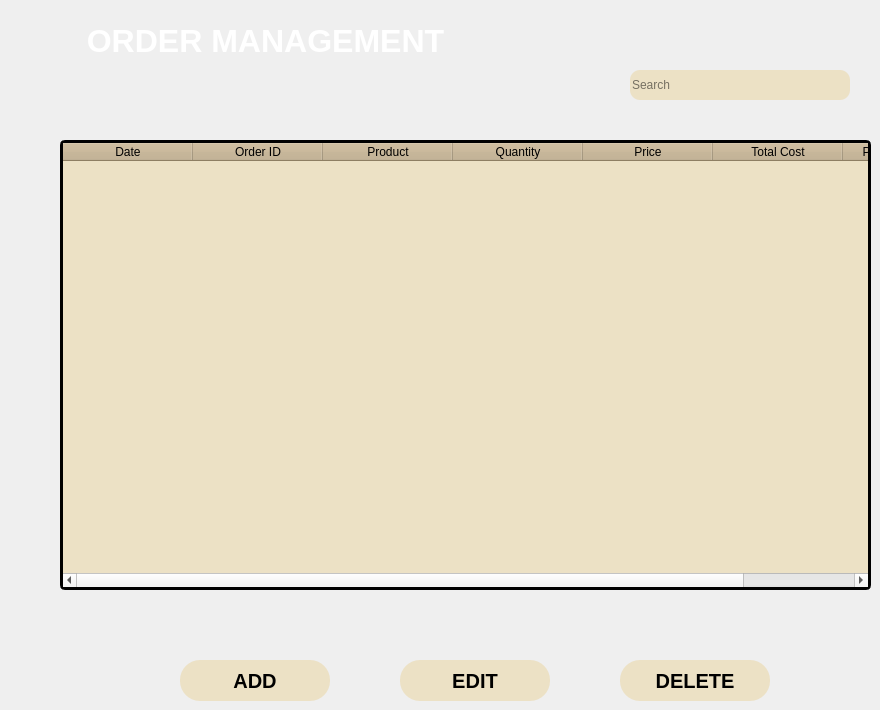
            <widget class="QWidget" name="OrderPage">
             <widget class="QLabel" name="ordericon_label">
              <property name="geometry">
               <rect>
                <x>30</x>
                <y>10</y>
                <width>50</width>
                <height>56</height>
               </rect>
              </property>
              <property name="text">
               <string/>
              </property>
              <property name="pixmap">
               <pixmap resource="resources.qrc">:/newPrefix/icons8-order-management-64 (1) 1.png</pixmap>
              </property>
              <property name="scaledContents">
               <bool>false</bool>
              </property>
             </widget>
             <widget class="QLabel" name="order_label">
              <property name="geometry">
               <rect>
                <x>80</x>
                <y>20</y>
                <width>371</width>
                <height>41</height>
               </rect>
              </property>
              <property name="styleSheet">
               <string notr="true">background-color: transparent;
font-size: 32px;
color: #FFFFFF;
font: &quot;Inter&quot;;
font-weight: bold;
</string>
              </property>
              <property name="text">
               <string>ORDER MANAGEMENT</string>
              </property>
              <property name="alignment">
               <set>Qt::AlignCenter</set>
              </property>
             </widget>
             <widget class="QLineEdit" name="Search2">
              <property name="geometry">
               <rect>
                <x>630</x>
                <y>70</y>
                <width>220</width>
                <height>30</height>
               </rect>
              </property>
              <property name="font">
               <font>
                <family>Microsoft YaHei UI</family>
                <pointsize>9</pointsize>
               </font>
              </property>
              <property name="styleSheet">
               <string notr="true">background-color:#ECE1C5;
border-radius:10px;</string>
              </property>
              <property name="text">
               <string/>
              </property>
              <property name="alignment">
               <set>Qt::AlignJustify|Qt::AlignVCenter</set>
              </property>
              <property name="dragEnabled">
               <bool>true</bool>
              </property>
              <property name="readOnly">
               <bool>false</bool>
              </property>
              <property name="placeholderText">
               <string>Search</string>
              </property>
              <property name="clearButtonEnabled">
               <bool>false</bool>
              </property>
             </widget>
             <widget class="QLabel" name="searchicon_label">
              <property name="geometry">
               <rect>
                <x>820</x>
                <y>70</y>
                <width>30</width>
                <height>30</height>
               </rect>
              </property>
              <property name="text">
               <string/>
              </property>
              <property name="pixmap">
               <pixmap resource="resources.qrc">:/newPrefix/icons8-search-24.png</pixmap>
              </property>
              <property name="alignment">
               <set>Qt::AlignCenter</set>
              </property>
             </widget>
             <widget class="QPushButton" name="Add_4">
              <property name="geometry">
               <rect>
                <x>180</x>
                <y>660</y>
                <width>150</width>
                <height>41</height>
               </rect>
              </property>
              <property name="styleSheet">
               <string notr="true">
QPushButton{
background-color:#ECE1C5;
border-radius:20px;
font-size: 20px;
color: black;
font: &quot;Jost&quot; ;
font-weight: bold;
border:null;
text-align:center;
}

QPushButton:hover {
background-color:#6A5F4B;
border-radius: 20px;
}

</string>
              </property>
              <property name="text">
               <string>ADD</string>
              </property>
              <property name="icon">
               <iconset resource="resources.qrc">
                <normaloff>:/newPrefix/plus-solid 1.png</normaloff>:/newPrefix/plus-solid 1.png</iconset>
              </property>
             </widget>
             <widget class="QPushButton" name="Edit_2">
              <property name="geometry">
               <rect>
                <x>400</x>
                <y>660</y>
                <width>150</width>
                <height>41</height>
               </rect>
              </property>
              <property name="styleSheet">
               <string notr="true">
QPushButton{
background-color:#ECE1C5;
border-radius:20px;
font-size: 20px;
color: black;
font: &quot;Jost&quot; ;
font-weight: bold;
border:null;
text-align:center;
}

QPushButton:hover {
background-color:#6A5F4B;
border-radius: 20px;
}

</string>
              </property>
              <property name="text">
               <string>EDIT</string>
              </property>
              <property name="icon">
               <iconset resource="resources.qrc">
                <normaloff>:/newPrefix/pen-to-square-solid 1.png</normaloff>:/newPrefix/pen-to-square-solid 1.png</iconset>
              </property>
             </widget>
             <widget class="QPushButton" name="Delete_2">
              <property name="geometry">
               <rect>
                <x>620</x>
                <y>660</y>
                <width>150</width>
                <height>41</height>
               </rect>
              </property>
              <property name="styleSheet">
               <string notr="true">
QPushButton{
background-color:#ECE1C5;
border-radius:20px;
font-size: 20px;
color: black;
font: &quot;Jost&quot; ;
font-weight: bold;
border:null;
text-align:center;
}

QPushButton:hover {
background-color:#6A5F4B;
border-radius: 20px;
}

</string>
              </property>
              <property name="text">
               <string>DELETE</string>
              </property>
              <property name="icon">
               <iconset resource="resources.qrc">
                <normaloff>:/newPrefix/trash-can-solid 1.png</normaloff>:/newPrefix/trash-can-solid 1.png</iconset>
              </property>
             </widget>
             <widget class="QTableWidget" name="OrderTable">
              <property name="geometry">
               <rect>
                <x>60</x>
                <y>140</y>
                <width>811</width>
                <height>450</height>
               </rect>
              </property>
              <property name="styleSheet">
               <string notr="true">QTableWidget {
    border: 3px solid black;
    border-radius: 5px;
    background-color: #ECE1C5;
}

QHeaderView::section {
    background-color: #C5B08A;
}</string>
              </property>
              <property name="editTriggers">
               <set>QAbstractItemView::DoubleClicked|QAbstractItemView::SelectedClicked</set>
              </property>
              <property name="tabKeyNavigation">
               <bool>false</bool>
              </property>
              <property name="showDropIndicator" stdset="0">
               <bool>false</bool>
              </property>
              <property name="selectionMode">
               <enum>QAbstractItemView::SingleSelection</enum>
              </property>
              <property name="selectionBehavior">
               <enum>QAbstractItemView::SelectRows</enum>
              </property>
              <attribute name="horizontalHeaderDefaultSectionSize">
               <number>130</number>
              </attribute>
              <attribute name="verticalHeaderVisible">
               <bool>false</bool>
              </attribute>
              <attribute name="verticalHeaderHighlightSections">
               <bool>false</bool>
              </attribute>
              <column>
               <property name="text">
                <string>Date</string>
               </property>
              </column>
              <column>
               <property name="text">
                <string>Order ID</string>
               </property>
              </column>
              <column>
               <property name="text">
                <string>Product</string>
               </property>
              </column>
              <column>
               <property name="text">
                <string>Quantity</string>
               </property>
              </column>
              <column>
               <property name="text">
                <string>Price</string>
               </property>
              </column>
              <column>
               <property name="text">
                <string>Total Cost</string>
               </property>
              </column>
              <column>
               <property name="text">
                <string>Payment Method</string>
               </property>
              </column>
             </widget>
            </widget>
